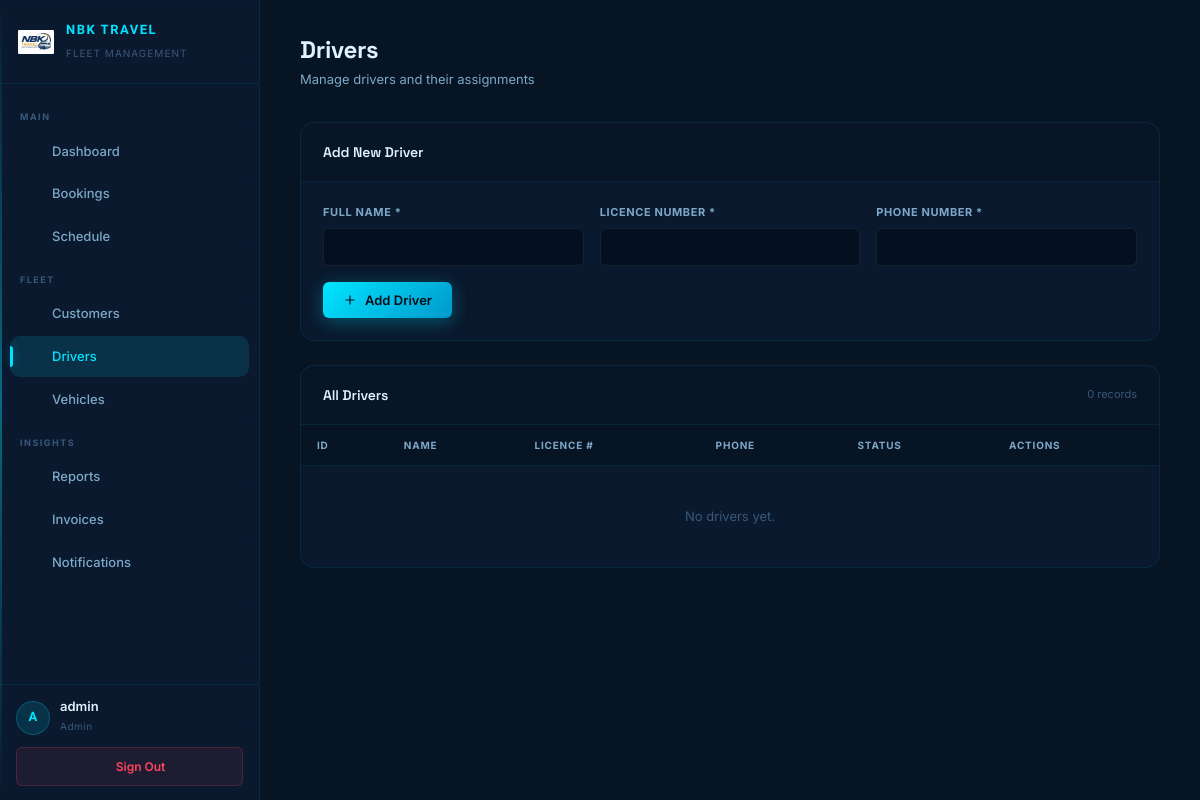
Before: /drivers.php with the older database file.
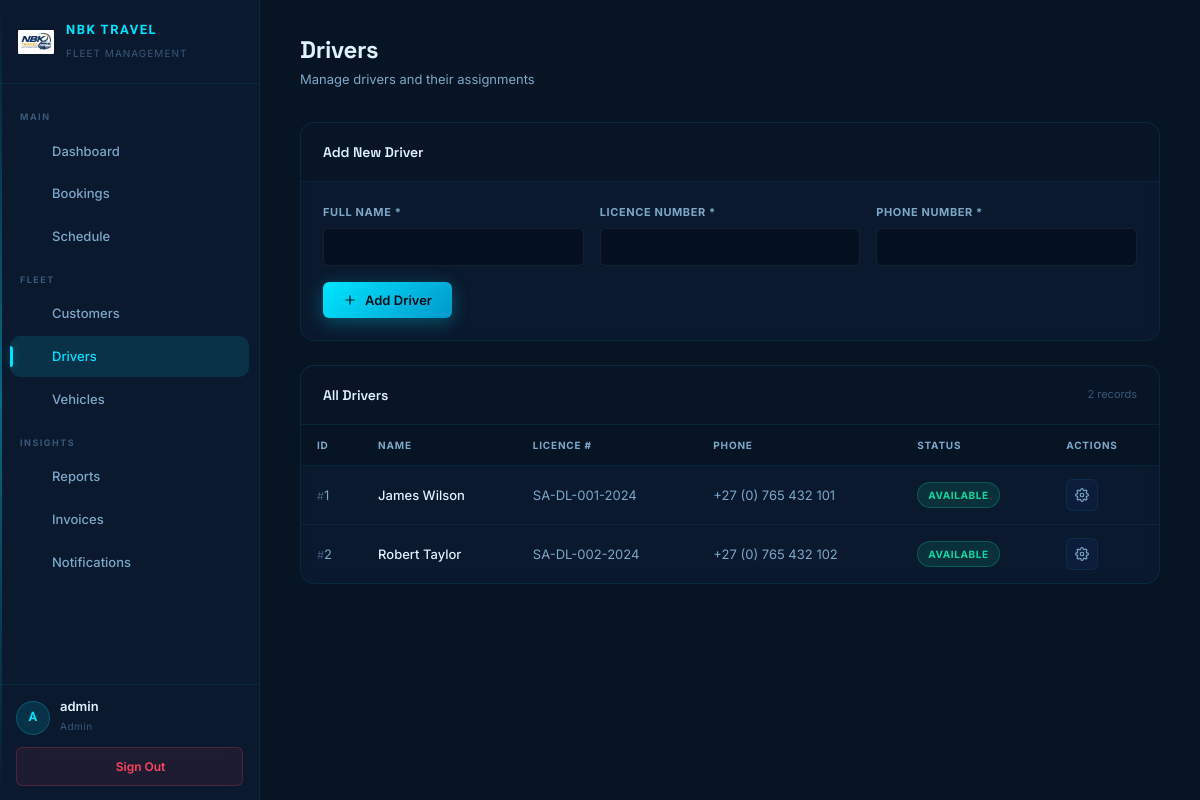
After: the same page with the newer database file.
### tables this page shows
CREATE TABLE IF NOT EXISTS drivers (
    driverId INT PRIMARY KEY AUTO_INCREMENT,
    fullName VARCHAR(100) NOT NULL,
    licenceNumber VARCHAR(30) NOT NULL UNIQUE,
    phoneNumber VARCHAR(20) NOT NULL,
    status ENUM('available','on-trip','off-duty') DEFAULT 'available',
    createdAt DATETIME DEFAULT CURRENT_TIMESTAMP
);

### drivers.php (the view, shortened to what this page needs)
<?php
require_once 'includes/db.php';
$drivers = $conn->query("SELECT driverId, fullName, licenceNumber, phoneNumber, status FROM drivers ORDER BY fullName")->fetch_all(MYSQLI_ASSOC);
require_once 'includes/header.php';
?>
<div class="page-header">
    <div class="ph-text"><h1>Drivers</h1><p>Manage drivers and their assignments</p></div>
</div>
<div class="card">
    <div class="card-header"><h2>Add New Driver</h2></div>
    <div class="card-body">
        <form id="driverForm">
            <div class="form-row">
                <div class="form-group"><label>Full Name *</label><input type="text" id="fullName" name="fullName" required></div>
                <div class="form-group"><label>Licence Number *</label><input type="text" id="licenceNumber" name="licenceNumber" required></div>
                <div class="form-group"><label>Phone Number *</label><input type="tel" id="phoneNumber" name="phoneNumber" required></div>
            </div>
            <button type="submit" class="btn btn-primary"><svg viewBox="0 0 24 24"><line x1="12" y1="5" x2="12" y2="19"/><line x1="5" y1="12" x2="19" y2="12"/></svg> Add Driver</button>
        </form>
    </div>
</div>
<div class="card">
    <div class="card-header"><h2>All Drivers</h2><span class="card-header-meta"><?= count($drivers) ?> records</span></div>
    <div class="card-body" style="padding:0;">
        <div class="table-wrap">
            <table>
                <thead><tr><th>ID</th><th>Name</th><th>Licence #</th><th>Phone</th><th>Status</th><th>Actions</th></tr></thead>
                <tbody>
                    <?php foreach ($drivers as $d): ?>
                    <tr>
                        <td><span style="color:var(--smoke);font-size:11px;">#</span><?= $d['driverId'] ?></td>
                        <td><strong><?= htmlspecialchars($d['fullName']) ?></strong></td>
                        <td><?= htmlspecialchars($d['licenceNumber']) ?></td>
                        <td><?= htmlspecialchars($d['phoneNumber']) ?></td>
                        <td><span class="badge badge-<?= str_replace('-', '_', $d['status']) ?>"><?= ucfirst(str_replace('-', ' ', $d['status'])) ?></span></td>
                        <td><button class="btn-icon" onclick="toggleStatus(<?= $d['driverId'] ?>, '<?= $d['status'] ?>')"></button></td>
                    </tr>
                    <?php endforeach; ?>
                    <?php if (empty($drivers)): ?><tr><td colspan="6" style="text-align:center;padding:40px;color:var(--smoke);">No drivers yet.</td></tr><?php endif; ?>
                </tbody>
            </table>
        </div>
    </div>
</div>
<?php require_once 'includes/footer.php'; ?>

Changed rows visible on the page:
added drivers: driverId "1", fullName "James Wilson", licenceNumber "SA-DL-001-2024", phoneNumber "+27 (0) 765 432 101", status "AVAILABLE"
added drivers: driverId "2", fullName "Robert Taylor", licenceNumber "SA-DL-002-2024", phoneNumber "+27 (0) 765 432 102", status "AVAILABLE"
Other visible differences:
count($drivers): "0" → "2"
text no longer shown: "No drivers yet."
